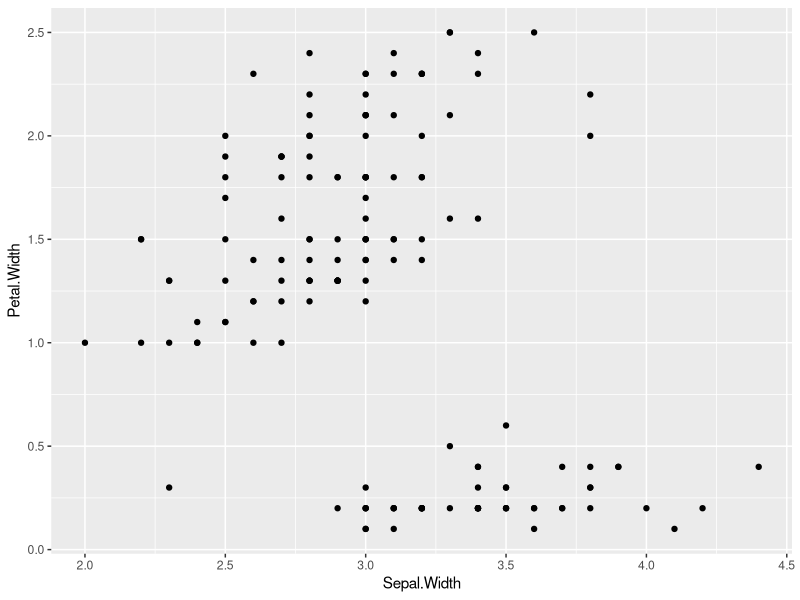
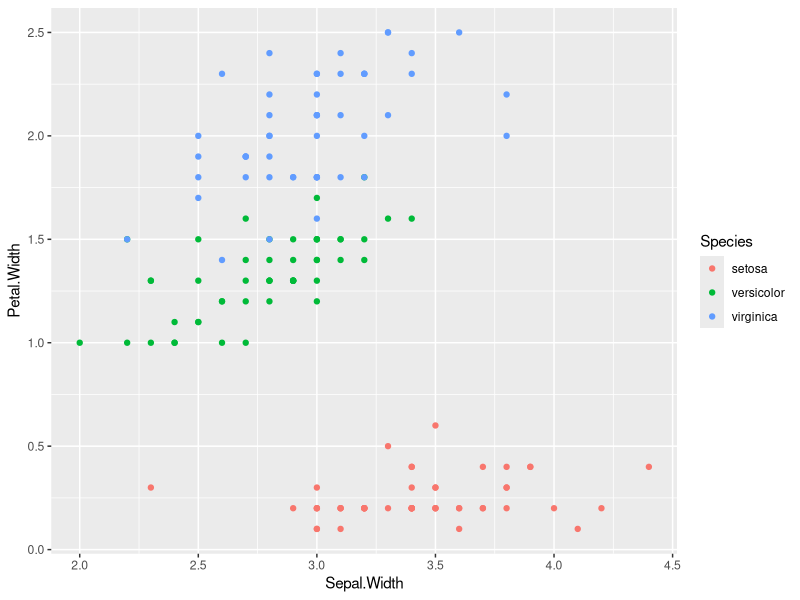

These figures' R source, in order:
## ---- chunk 1
knitr::opts_chunk$set(fig.height = 4)
library(ggplot2)
## ---- chunk 2
ggplot(iris, aes(x = Sepal.Width, y = Petal.Width)) + 
  geom_point() 
## ---- chunk 3
ggplot(iris, aes(x = Sepal.Width, y = Petal.Width)) + 
  geom_point(aes(color = Species)) 
